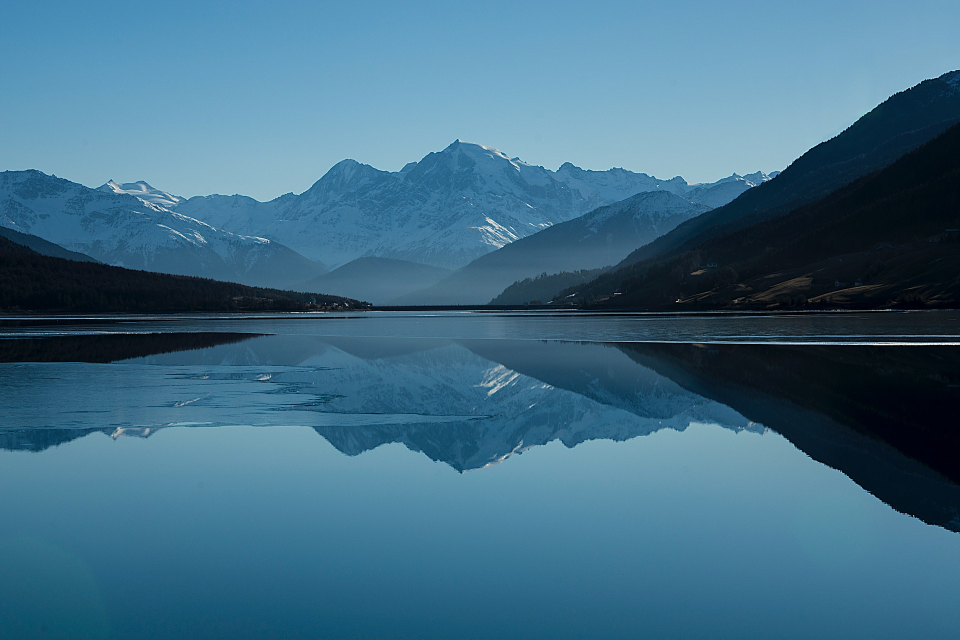
%> input picture land.jpg, 1920 x 1280 px (shown at 1/2 size)
$ octave expo.m   (GNU Octave 9; MATLAB toolbox functions it lacks are replaced by stand-ins)
%> lines starting %> are read from the running program, lines starting %| are printed output that depends on the picture; in (x1, y1, x2, y2) boxes, pixels count from 0 and x2, y2 are one past the last pixel; in counts of white or black regions, pixels touching at a corner belong together; the program's own positions count from 1
clc;clear; close all
pkg load image

#cargar imagenes
paisaje=imread('land.jpg'); oficina=imread('oficina.jpg');
%> further down, paisaje is the input picture: size 1280x1920x3 uint8; mean R, G, B 63.6, 108.8, 133.6
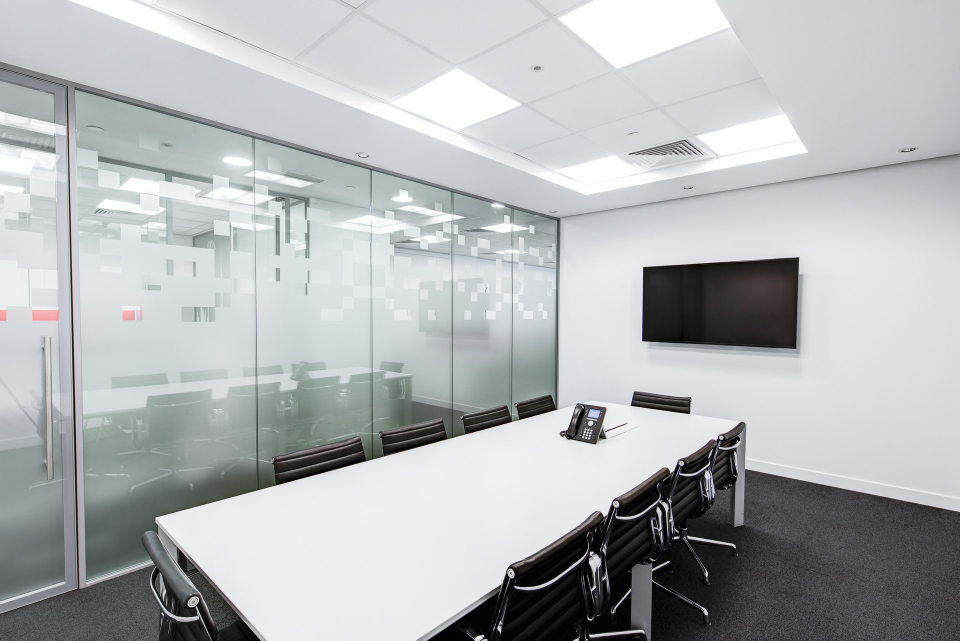
%> input picture oficina.jpg, 1920 x 1281 px (shown at 1/2 size)
%> further down, oficina is the input picture: size 1281x1920x3 uint8; mean R, G, B 179.1, 181.2, 183.8

#tama駉 imagenes
[m,n,c]=size(paisaje); [m2,n2,_]=size(oficina);
%> after `[m,n,c]=size(paisaje)`: m = 1280; n = 1920; c = 3
%> after `[m2,n2,_]=size(oficina)`: m2 = 1281; n2 = 1920; _ = 3
#coordenadas de los vertices
incp=[ 1 1; 1 m; n m; n 1; ];
%> incp = [1 1; 1 1280; 1920 1280; 1920 1]
outcp=[ 1287 536; 1286 684;1593 698; 1600 516; ];
#crear matriz de transformacion
T = maketform('projective',incp,outcp);
%> T = {ndims_in 2, ndims_out 2}
#aplicar transformacion
[im2 xdata ydata] = imtransform (paisaje, T, 'udata', [1 n],
  'vdata', [1 m],"xdata",[1 n2],"ydata",[1 m2] );
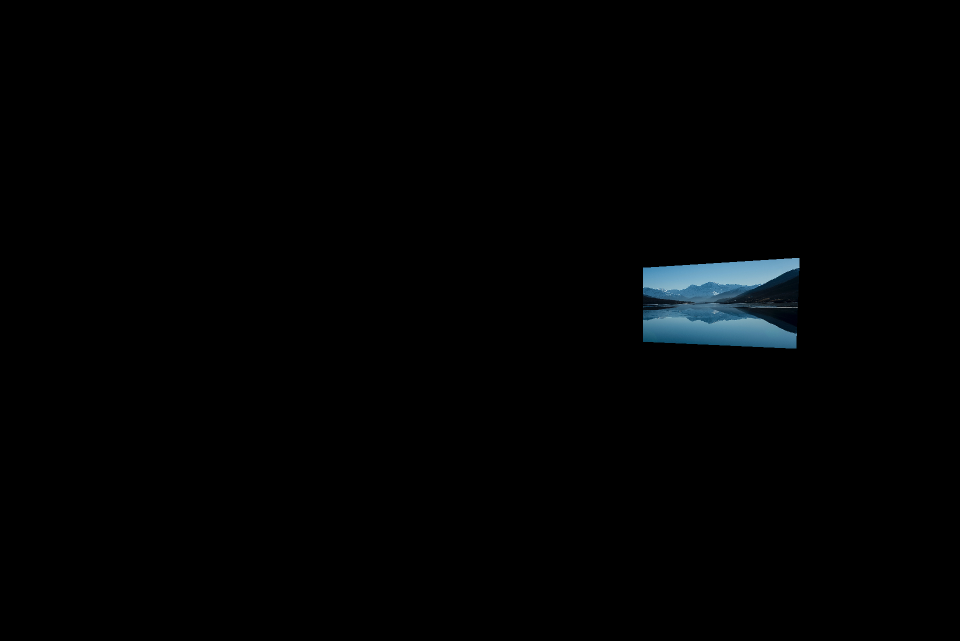
%> im2: size 1281x1920x3 uint8 (shown at 1/2 size); mean R, G, B 1.3, 2.2, 2.8
%> xdata = [1 1920]; ydata = [1 1281]

#hacer grilla
xa=[1:n2]; ya=[1:m2]; [x,y]=meshgrid(xa,ya);
#coordenadas x,y de los vertices del poligono
xs = outcp(:,1); ys = outcp(:,2);
#indices que estan dentro del poligono
inside=inpolygon(x,y,xs,ys);

inside=repmat(inside,1,1,3); #repite para cada canal

#reemplazar indices de la imagen con los del cuadro
result=oficina; result(inside)=im2(inside);
%> after `result(inside)=im2(inside)`:
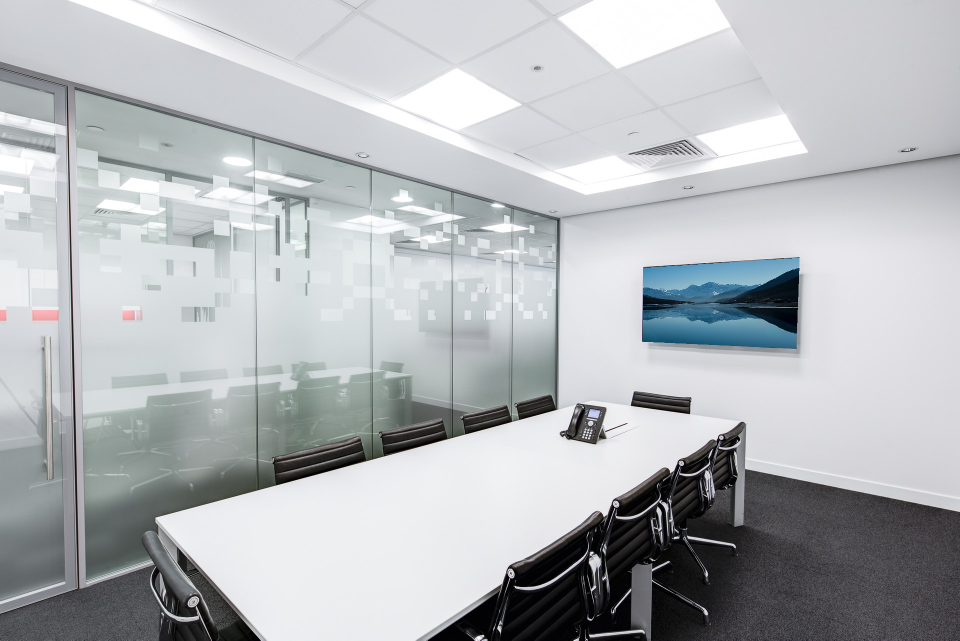
%> result: size 1281x1920x3 uint8 (shown at 1/2 size); 2.08% of pixels changed, all inside (x1, y1, x2, y2) = (1285, 515, 1600, 698)

#mostrar imagenes
fh=figure
ah1 = axes('Parent',fh,'Units','normalized','Position',[0.0 0.85 0.15 0.15]);
ah2 = axes('Parent',fh,'Units','normalized','Position',[0.0 0.1 0.5 0.8]);
ah3 = axes('Parent',fh,'Units','normalized','Position',[0.5 0.1 0.5 0.8]);
imshow(paisaje,'Parent',ah1);
imshow(oficina,'Parent',ah2);
imshow(result,'Parent',ah3)
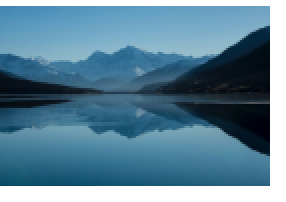
%> figure redrawn from the program's plot data, 3 panels
